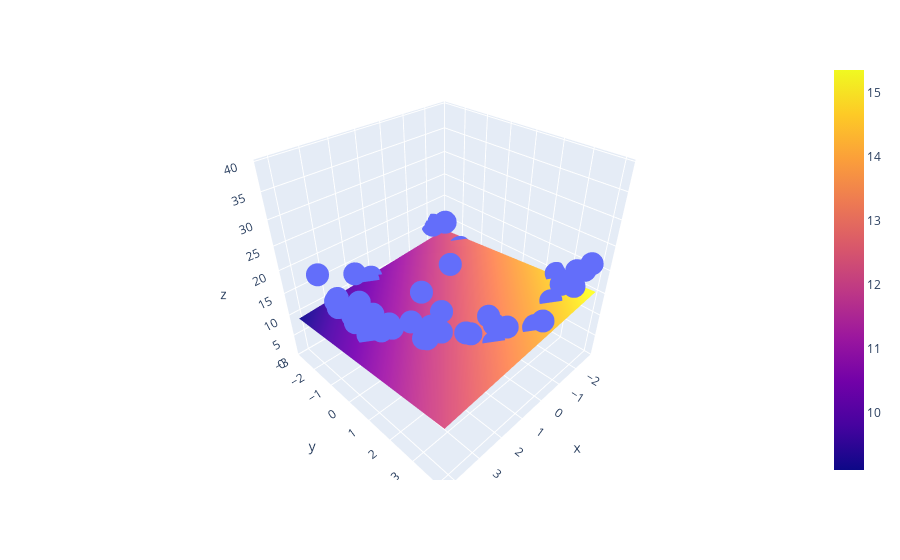

Notebook code for this chart:
### Code cell
import plotly.graph_objects as go

fig = px.scatter_3d(df, x=x.ravel(), y=y.ravel(), z=z.ravel())

fig.add_trace(go.Surface(x = x_input, y = y_input, z = z_pred ))

fig.show()
